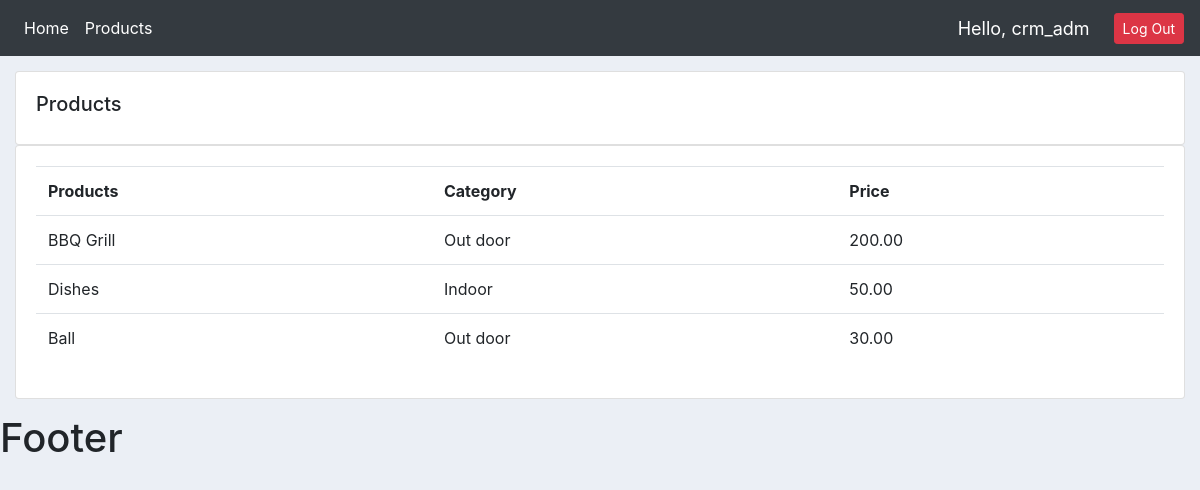
Screenshot of /products/ (signed in) with the database file from the repository.
### accounts/models.py (models this page shows, shortened)
class Product(models.Model):
    CATEGORY = [
        ('Indoor', 'Indoor'),
        ('Out door', 'Out door',),
    ]
    name = models.CharField(max_length=200, null=True)
    price = models.DecimalField(max_digits=5, decimal_places=2, blank=True)
    category = models.CharField(max_length=200, null=True, choices=CATEGORY)
    description = models.CharField(max_length=200, null=True, blank=True)
    date_created = models.DateTimeField(auto_now_add=True, null=True)
    tags = models.ManyToManyField(Tag)

### accounts/decorators.py (the view)
        def wrapper_func(request, *args, **kwargs):
            group = None
            if request.user.groups.exists():
                group = request.user.groups.all()[0].name
            if group in allowed_roles:
                return view_func(request, *args, **kwargs)
            else:
                return HttpResponse('You are not authorized to view this page')

### accounts/views.py (called while the page is built)
@login_required(login_url='login')
@allowed_users(allowed_roles=['admin'])
def products(request):
    products = Product.objects.all()
    context = {'products': products}
    return render(request, 'accounts/products.html', context)

### accounts/templates/accounts/products.html
{% extends 'accounts/main.html' %}
{% block content %}
<section class="row">
    <div class="col-md">
        <header class="card card-body">
            <h5>Products</h5>
        </header>
        <div class="card card-body">
            <table class="table">
                <tr>
                    <th>Products</th>
                    <th>Category</th>
                    <th>Price</th>
                </tr>
                {% for product in products %}
                <tr>
                    <td>{{ product.name }}</td>
                    <td>{{ product.category }}</td>
                    <td>{{ product.price }}</td>
                </tr>
                {% endfor %}
            </table>
        </div>
    </div>
</section>
{% endblock %}

### accounts/templates/accounts/main.html (shortened to what this page needs)
<!DOCTYPE html>
{% load static %}
<html lang="en">
<head>
    <link rel="stylesheet" href="https://stackpath.bootstrapcdn.com/bootstrap/4.5.2/css/bootstrap.min.css">
    <link rel="stylesheet" href="{% static 'css/main.css' %}">
</head>
<body>
    <nav class="navbar navbar-expand-lg navbar-dark bg-dark">
        <div class="collapse navbar-collapse" id="navbarSupportedContent">
          <ul class="navbar-nav mr-auto">
            {% if request.user.is_staff %}
                <li class="nav-item active">
                    <a class="nav-link" href="{% url 'index' %}">Home</a>
                </li>
                <li class="nav-item active">
                    <a class="nav-link" href="{% url 'products' %}">Products</a>
                </li>
            {% else %}
                <li class="nav-item active ml-4">
                    <a class="nav-link" href="{% url 'account' %}">Settings</a>
                </li>
            {% endif %}
          </ul>
        </div>
        {% if user.is_authenticated %}
        <span id="hello-msg" >Hello, {{ user.username }}</span>
        <span><a class="btn btn-sm btn-danger ml-4" href="{% url 'logout' %}">Log Out</a></span>
        {% else %}
        <a class="btn btn-sm btn-success ml-4" href="{% url 'login' %}">Log In</a>
        {% endif %}
    </nav>
    <main>
        {% block content %}
        {% endblock %}
    </main>
    <footer>
        <h1>Footer</h1>
    </footer>
</body>
</html>

### accounts/static/css/main.css (style rules this page uses)
body { background-color: #ebeff5; }
main { margin: 15px; }
#hello-msg { color: white; font-size: 18px; }

### rows the page displays
Product: name "BBQ Grill", category "Out door", price "200.00"
Product: name "Dishes", category "Indoor", price "50.00"
Product: name "Ball", category "Out door", price "30.00"

### other values shown
{{ user.username }} "crm_adm"
